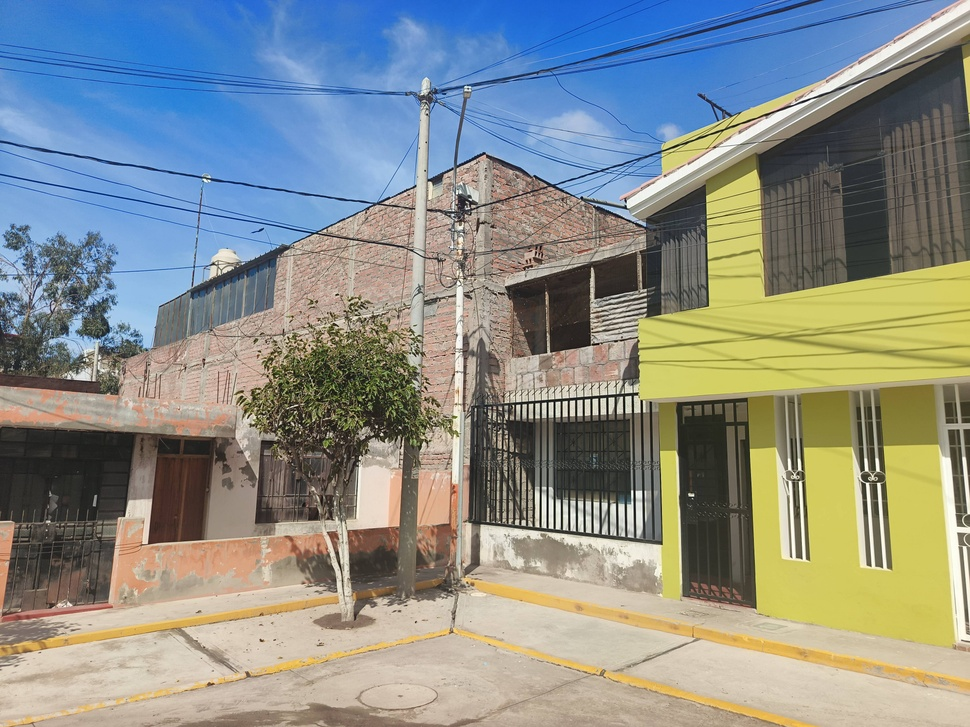
#> input picture script/foto.jpg, 970 x 727 px, shrunk from 3968 x 2976 before the run
$ python imprimirtext.py
#> lines starting #> are read from the running program, lines starting #| are printed output that depends on the picture; after the words box and inside, x2 and y2 are one past the last pixel; in counts of white or black regions, pixels touching at a corner belong together
import cv2

# Cargar imagen
imagen = cv2.imread("foto.jpg")
#> imagen is the input picture: shape (727, 970, 3); mean B, G, R 137.9, 142.8, 137.7

# Verificar que la imagen se cargó
if imagen is None:
    print("Error: no se pudo cargar la imagen")
    exit()

# Texto a escribir
texto = "Texto guardado"

# Escribir texto
cv2.putText(
    imagen,
    texto,
    (100,500),                     # posición (x, y)
    cv2.FONT_HERSHEY_SIMPLEX,       # fuente
    8,                              # tamaño
    (0, 0, 0),                    # color (BGR)
    10,                              # grosor
    cv2.LINE_AA
)
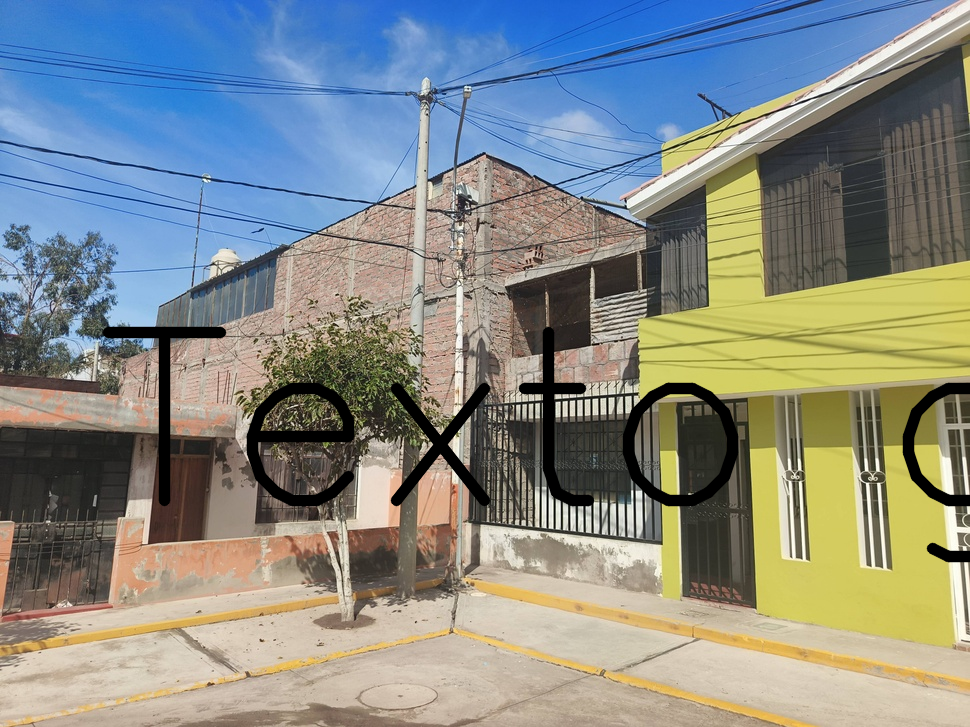
#> imagen: shape (727, 970, 3); 3.28% of pixels changed, all inside (x1, y1, x2, y2) = (102, 326, 970, 563)

# Guardar imagen con texto
cv2.imwrite("foto_con_texto.jpg", imagen)

print("Imagen guardada correctamente")

$ run again, with script/imagen.jpg copied over script/foto.jpg
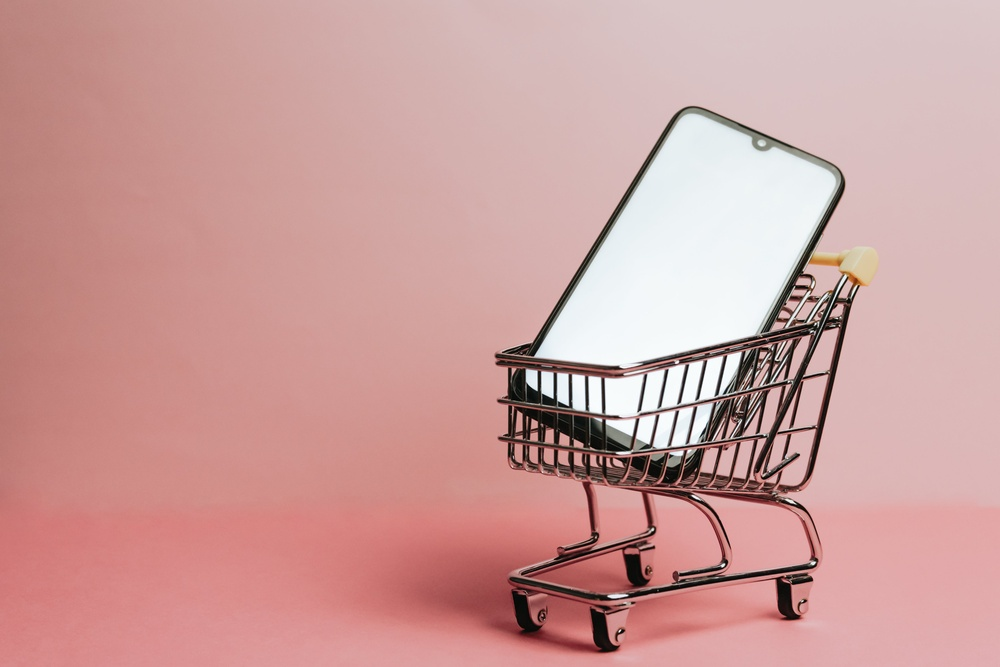
#> input picture script/imagen.jpg, 1000 x 667 px, shrunk from 4460 x 2974 before the run
#> imagen is the input picture: shape (667, 1000, 3); mean B, G, R 156.5, 158.6, 204.2
#> `cv2.putText( imagen, texto, (100,500),`:
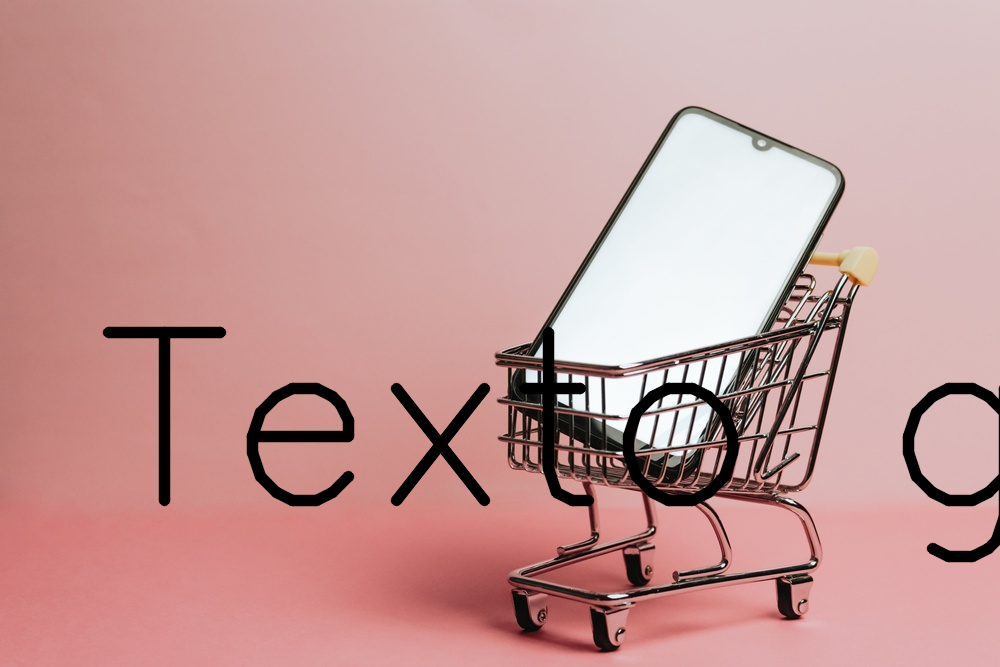
#> imagen: shape (667, 1000, 3); 3.71% of pixels changed, all inside (x1, y1, x2, y2) = (102, 326, 1000, 563)
